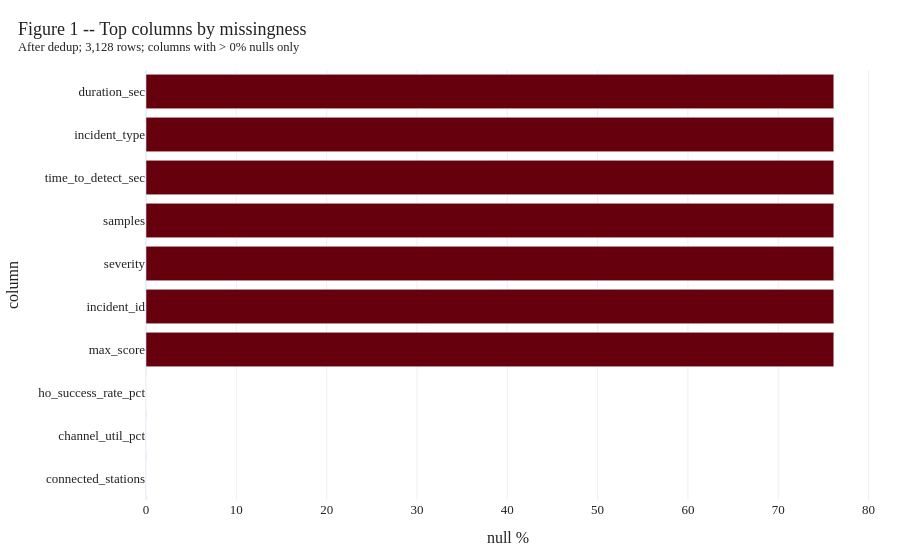

This figure's notebook cell:
### Markdown cell above
<a id="section-03"></a>
## 03 -- Data quality audit and drop ledger

The notebook drops rows the collection pipeline already flagged as unfit for
training (`skip_for_training=True` or `data_quality_rating='poor'`). It does
**not** clip latency or jitter tails -- the long tails are the signal we need
to learn from. Imputation of the three sparse columns (`ho_success_rate_pct`,
`connected_stations`, `channel_util_pct`) is **deferred to the modelling
pipelines in Sections 11-13**, where it lives inside an ``sklearn.Pipeline``
that fits on the training fold only -- this is the leakage-safe pattern
declared in the audit-proof plan.

### Code cell
null_pct = df.isna().mean().mul(100).sort_values(ascending=False)
null_top = null_pct[null_pct > 0].head(20)
fig = px.bar(
    x=null_top.values,
    y=null_top.index,
    orientation="h",
    labels={"x": "null %", "y": "column"},
    color=null_top.values,
    color_continuous_scale="Reds",
)
style(fig, "Figure 1 -- Top columns by missingness",
      f"After dedup; {len(df):,} rows; columns with > 0% nulls only")
fig.update_layout(coloraxis_showscale=False, yaxis=dict(autorange="reversed"))
save_fig(fig, "fig01_missingness")
fig.show()

### Figure 1 — Plotly figure (JSON) as saved in the notebook; plotly's stock layout.template omitted (floating-point values rounded to 4 significant figures)
{"data": [{"hovertemplate": "null %=%{x}<br>column=%{y}<br>color=%{marker.color}<extra></extra>", "legendgroup": "", "marker": {"color": [76.15, 76.15, 76.15, 76.15, 76.15, 76.15, 76.15, 0.1918, 0.03197, 0.03197], "coloraxis": "coloraxis", "pattern": {"shape": ""}}, "name": "", "orientation": "h", "showlegend": false, "textposition": "auto", "type": "bar", "x": [76.15, 76.15, 76.15, 76.15, 76.15, 76.15, 76.15, 0.1918, 0.03197, 0.03197], "xaxis": "x", "y": ["duration_sec", "incident_type", "time_to_detect_sec", "samples", "severity", "incident_id", "max_score", "ho_success_rate_pct", "channel_util_pct", "connected_stations"], "yaxis": "y"}], "layout": {"barmode": "relative", "coloraxis": {"colorbar": {"title": {"text": "color"}}, "colorscale": [[0, "rgb(255,245,240)"], [0.125, "rgb(254,224,210)"], [0.25, "rgb(252,187,161)"], [0.375, "rgb(252,146,114)"], [0.5, "rgb(251,106,74)"], [0.625, "rgb(239,59,44)"], [0.75, "rgb(203,24,29)"], [0.875, "rgb(165,15,21)"], [1, "rgb(103,0,13)"]], "showscale": false}, "font": {"color": "#222", "family": "Georgia, serif", "size": 13}, "legend": {"tracegroupgap": 0}, "margin": {"b": 60, "l": 60, "r": 30, "t": 70}, "title": {"text": "Figure 1 -- Top columns by missingness<br><sup>After dedup; 3,128 rows; columns with > 0% nulls only</sup>", "x": 0.02, "xanchor": "left"}, "xaxis": {"anchor": "y", "domain": [0, 1], "title": {"text": "null %"}}, "yaxis": {"anchor": "x", "autorange": "reversed", "domain": [0, 1], "title": {"text": "column"}}}}
